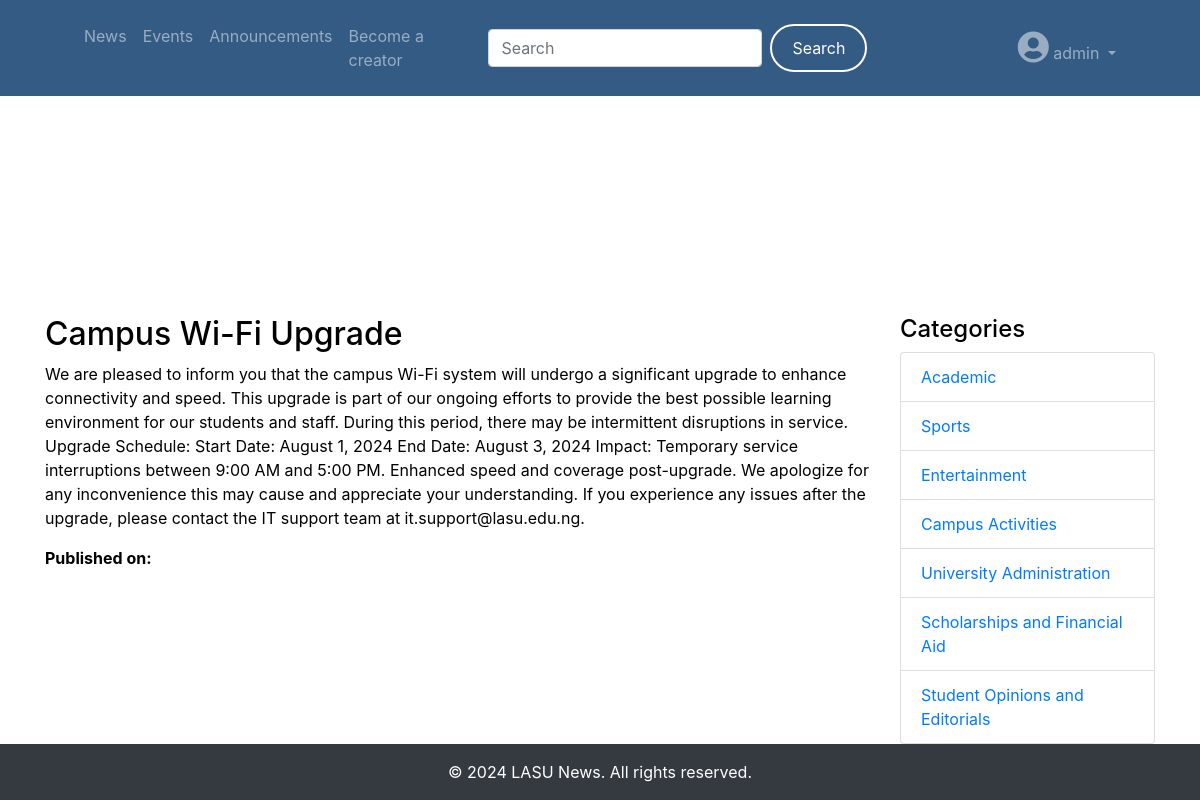
The page /announcements/2/ (signed in) on the database its author committed.
### students/models.py (models this page shows, shortened)
class CustomUser(AbstractUser):
    is_special_user = models.BooleanField(default=False)
    groups = models.ManyToManyField(
        Group,
        related_name='custom_user_set',
        blank=True,
        help_text=('The groups this user belongs to. A user will get all permissions '
                   'granted to each of their groups.'),
        verbose_name=('groups'),
    )
    user_permissions = models.ManyToManyField(
        Permission,
        related_name='custom_user_set',
        blank=True,
        help_text=('Specific permissions for this user.'),
        verbose_name=('user permissions'),
    )

### announcements/models.py (models this page shows, shortened)
class Announcement(models.Model):
    title = models.CharField(max_length=200)
    content = models.TextField()
    image = models.ImageField(upload_to='announcement_images/', null=True, blank=True)
    video = models.FileField(upload_to='announcement_videos/', null=True, blank=True)
    author = models.ForeignKey(settings.AUTH_USER_MODEL, on_delete=models.CASCADE)
    created_date = models.DateTimeField(auto_now_add=True)

### news/models.py (models this page shows, shortened)
class Category(models.Model):
    name = models.CharField(max_length=100)

### announcements/views.py (the view)
# urls.py: path('<int:pk>/', views.announcement_detail, name='announcement_detail'),
def announcement_detail(request, pk):
    announcement = get_object_or_404(Announcement, pk=pk)
    categories = Category.objects.all()
    unseen_notifications_count = request.user.notifications.filter(is_read=False).count()
    return render(request, 'announcements/announcement_detail.html', {'announcement': announcement, 'categories': categories, 'unseen_notifications_count': unseen_notifications_count})

### announcements/templates/announcements/announcement_detail.html (shortened to what this page needs)
{% extends 'base.html' %}
{% block content %}
<div class="container mt-5">
    <div class="row">
        <div class="col-md-9 order-md-1 order-2">
            <h2>{{ announcement.title }}</h2>
            <p>{{ announcement.content }}</p>
            <p><strong>Published on:</strong> {{ announcement.published_date }}</p>
        </div>
        <div class="col-md-3 order-md-2 order-1">
            <h4>Categories</h4>
            <ul class="list-group">
                {% for category in categories %}
                    <li class="list-group-item">
                        <a href="{% url 'news:category_news_list' category.id %}">{{ category.name }}</a>
                    </li>
                {% endfor %}
            </ul>
        </div>
    </div>
</div>
{% endblock %}

### templates/base.html (shortened to what this page needs)
{% load static %}
<!DOCTYPE html>
<html lang="en">
<head>
    <link href="https://stackpath.bootstrapcdn.com/bootstrap/4.5.2/css/bootstrap.min.css" rel="stylesheet">
    <link href="https://maxcdn.bootstrapcdn.com/bootstrap/4.5.2/css/bootstrap.min.css" rel="stylesheet">
    <link rel="stylesheet" href="{% static 'css/style.css' %}">
    <link rel="stylesheet" href="{% static 'css/bootstrap.min.css' %}">
    <link rel="stylesheet" href="https://cdnjs.cloudflare.com/ajax/libs/font-awesome/5.15.3/css/all.min.css">
</head>
<body>
    {% block nav %}
    <header class="masthead mb-auto">
        <div class="navbar-bg">
            <div class="container">
                <nav class="navbar navbar-expand-lg navbar-dark">
                    <div class="container-fluid">
                        <div class="collapse navbar-collapse" id="navbarNav">
                            <ul class="navbar-nav mr-auto">
                                {% if user.is_authenticated %}
                                    <li class="nav-item">
                                        <a class="nav-link {% if request.resolver_match.url_name == 'news_list' %}active{% endif %}"
                                            href="{% url 'news:news_list' %}">News</a>
                                    </li>
                                    <li class="nav-item">
                                        <a class="nav-link {% if request.resolver_match.url_name == 'event' %}active{% endif %}"
                                            href="{% url 'Event:event' %}">Events</a>
                                    </li>
                                    <li class="nav-item">
                                        <a class="nav-link {% if request.resolver_match.url_name == 'announcements' %}active{% endif %}"
                                            href="{% url 'Announcements:announcements' %}">Announcements</a>
                                    </li>
                                    <li class="nav-item">
                                        <a class="nav-link {% if request.resolver_match.url_name == 'apply_creator' %}active{% endif %}"
                                            href="{% url 'special_users:apply_creator' %}">Become a creator</a>
                                    </li>
                                {% else %}
                                    <li class="nav-item">
                                        <a class="nav-link {% if request.resolver_match.url_name == 'home' %}active{% endif %}"
                                            aria-current="page" href="{% url 'Home:home' %}">Home</a>
                                    </li>
                                {% endif %}
                            </ul>
                            {% if user.is_authenticated %}
                            <form class="form-inline my-2 my-lg-0 mx-auto" style="width: 50%;" method="GET" action="{% url 'search:search_results' %}">
                                <input class="form-control mr-sm-2" type="search" name="q" placeholder="Search" aria-label="Search" required>
                                <button class="btn btn-outline-success my-2 my-sm-0" type="submit">Search</button>
                            </form>
                            {% endif %}
                            <ul class="navbar-nav ml-auto">
                                {% if user.is_authenticated %}
                                    <li class="nav-item dropdown">
                                        <a class="nav-link dropdown-toggle" href="#" id="navbarDropdown" role="button"
                                            data-toggle="dropdown" aria-haspopup="true" aria-expanded="false">
                                            <i class="fas fa-user-circle fa-2x"></i> {{ user.username }}
                                        </a>
                                    </li>
                                {% endif %}
                            </ul>
                        </div>
                    </div>
                </nav>
            </div>
        </div>
    </header>
    {% endblock %}
</body>
    {% block content %}
    {% endblock %}
    <footer class="footer py-3 bg-dark text-white">
        <div class="container">
            <div class="row justify-content-center">
                <div class="col-md-6 text-center">
                    <p>&copy; {% now "Y" %} LASU News. All rights reserved.</p>
                </div>
            </div>
        </div>
    </footer>
</body>
</html>

### static/css/style.css (style rules this page uses)
body { background-color: #FFFFFF; color: black; margin: 0; height: 100vh; display: flex; flex-direction: column; }
.navbar-bg { background-color: rgba(0, 51, 102, 0.8); width: 100%; padding: 0.5rem 0; }
.navbar-nav .nav-link { color: white; transition: all 0.3s ease; }
.btn { color: white; background-color: transparent; border: 2px solid white; padding: 10px 20px; border-radius: 25px; transition: all 0.3s ease; }
.footer { background-color: #343a40; color: white; }
.footer p { margin: 0; }

### rows shown on the page
CustomUser: username "admin"
Announcement: title "Campus Wi-Fi Upgrade", content "We are pleased to inform you that the campus Wi-Fi system will undergo a significant upgrade to enhance connectivity and speed. This upgrade is part of our ongoing efforts to provide the best possible learning environment for our students and staff. During this period, there may be intermittent disruptions in service. Upgrade Schedule: Start Date: August 1, 2024 End Date: August 3, 2024 Impact: Temporary service interruptions between 9:00 AM and 5:00 PM. Enhanced speed and coverage post-upgrade. We apologize for any inconvenience this may cause and appreciate your understanding. If you experience any issues after the upgrade, please contact the IT support team at it.support@lasu.edu.ng."
Category: name "Academic"
Category: name "Sports"
Category: name "Entertainment"
Category: name "Campus Activities"
Category: name "University Administration"
Category: name "Scholarships and Financial Aid"
Category: name "Student Opinions and Editorials"
